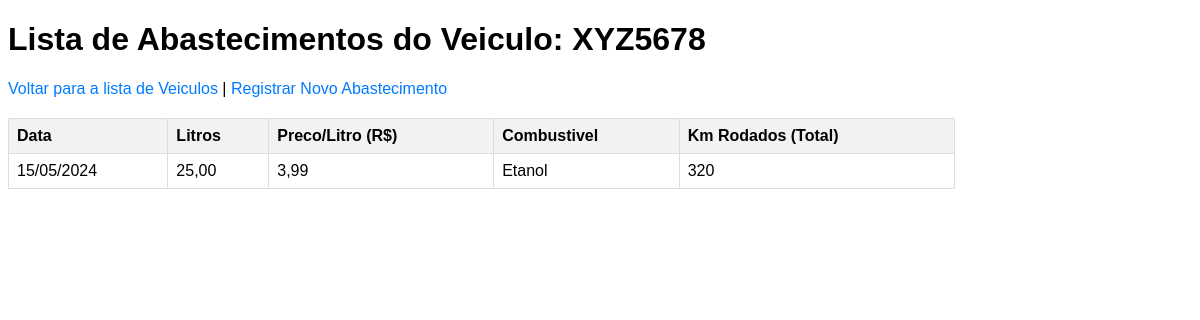
Screenshot of /lista_abastecimentos.php?placa=XYZ5678 with the database file from the repository.
### tables this page shows
CREATE TABLE IF NOT EXISTS `Abastecimentos` (
  `codAbastecimento` int NOT NULL PRIMARY KEY AUTO_INCREMENT,
  `dataAbastecimento` date NOT NULL,
  `litrosAbastecidos` decimal(10,2) NOT NULL,
  `precoLitro` decimal(10,2) NOT NULL,
  `quilometrosRodados` int NOT NULL,
  `placaVeiculo` varchar(7) NOT NULL,
  `codCombustivel` int NOT NULL,
  CONSTRAINT `fk_veiculo` FOREIGN KEY (`placaVeiculo`) REFERENCES `Veiculo` (`placa`),
  CONSTRAINT `fk_combustivel` FOREIGN KEY (`codCombustivel`) REFERENCES `Combustivel` (`codCombustivel`)
);

CREATE TABLE IF NOT EXISTS `Combustivel` (
  `codCombustivel` int NOT NULL PRIMARY KEY AUTO_INCREMENT,
  `descricao` varchar(50) NOT NULL
);

### lista_abastecimentos.php (the view, shortened to what this page needs)
<?php
$placa_veiculo = htmlspecialchars(filter_input(INPUT_GET, "placa", FILTER_SANITIZE_STRING));
$pdo = conectarBanco();
$abastecimentos = [];
try {
    $stmt = $pdo->prepare(SELECT_ABASTECIMENTOS_VEICULO);
    $stmt->bindParam(':placa', $placa_veiculo);
    $stmt->execute();
    $abastecimentos = $stmt->fetchAll();
} catch (PDOException $e) {
    error_log("Erro ao listar abastecimentos: " . $e->getMessage());
}
?>
<!DOCTYPE html>
<html lang="pt-BR">
<head>
</head>
<body>
    <h1>Lista de Abastecimentos do Veiculo: <?php echo htmlspecialchars($placa_veiculo); ?></h1>
    <p>
        <a href="index.php">Voltar para a lista de Veiculos</a> |
        <a href="abastecer.php?placa=<?php echo htmlspecialchars($placa_veiculo); ?>">Registrar Novo Abastecimento</a>
    </p>
    <?php if (count($abastecimentos) > 0): ?>
        <table>
            <thead>
                <tr>
                    <th>Data</th>
                    <th>Litros</th>
                    <th>Preco/Litro (R$)</th>
                    <th>Combustivel</th>
                    <th>Km Rodados (Total)</th>
                </tr>
            </thead>
            <tbody>
                <?php foreach ($abastecimentos as $abastecimento): ?>
                    <tr>
                        <td><?php echo htmlspecialchars(date('d/m/Y', strtotime($abastecimento['dataAbastecimento']))); ?></td>
                        <td><?php echo htmlspecialchars(number_format($abastecimento['litrosAbastecidos'], 2, ',', '.')); ?></td>
                        <td><?php echo htmlspecialchars(number_format($abastecimento['precoLitro'], 2, ',', '.')); ?></td>
                        <td><?php echo htmlspecialchars($abastecimento['tipoCombustivel']); ?></td>
                        <td><?php echo htmlspecialchars($abastecimento['quilometrosRodados']); ?></td>
                    </tr>
                <?php endforeach; ?>
            </tbody>
        </table>
    <?php else: ?>
        <p>Nenhum abastecimento encontrado para o veiculo <?php echo htmlspecialchars($placa_veiculo); ?>.</p>
    <?php endif; ?>
</body>
</html>

### lista_abastecimentos.php (style rules this page uses)
body { font-family: Arial, sans-serif; }
table { width: 80%; border-collapse: collapse; margin-top: 20px; }
th, td { border: 1px solid #ddd; padding: 8px; text-align: left; }
th { background-color: #f2f2f2; }
a { color: #007bff; text-decoration: none; }

### rows the page displays
abastecimentos: dataAbastecimento "15/05/2024", litrosAbastecidos "25,00", precoLitro "3,99", codCombustivel.descricao "Etanol", quilometrosRodados "320"

### other values shown
$placa_veiculo "XYZ5678"
